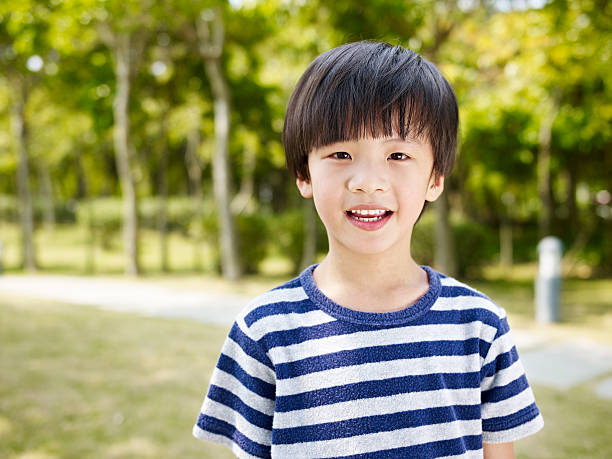
#> input picture boy.jpg, 612 x 459 px
$ python img_translation.py
#> lines starting #> are read from the running program, lines starting #| are printed output that depends on the picture
import cv2
import numpy
import imutils
img=cv2.imread("boy.jpg")
#> img is the input picture: shape (459, 612, 3); mean B, G, R 100.5, 147.3, 147.9
img_translate=imutils.translate(img, 0, -140)
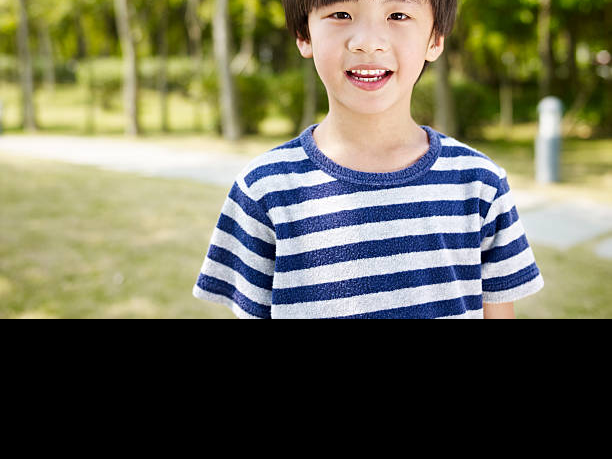
#> img_translate: shape (459, 612, 3); mean B, G, R 86, 106.9, 107.7
img_show=cv2.imshow("TRANSLATED_IMAGE", img_translate)
cv2.waitKey(0)
